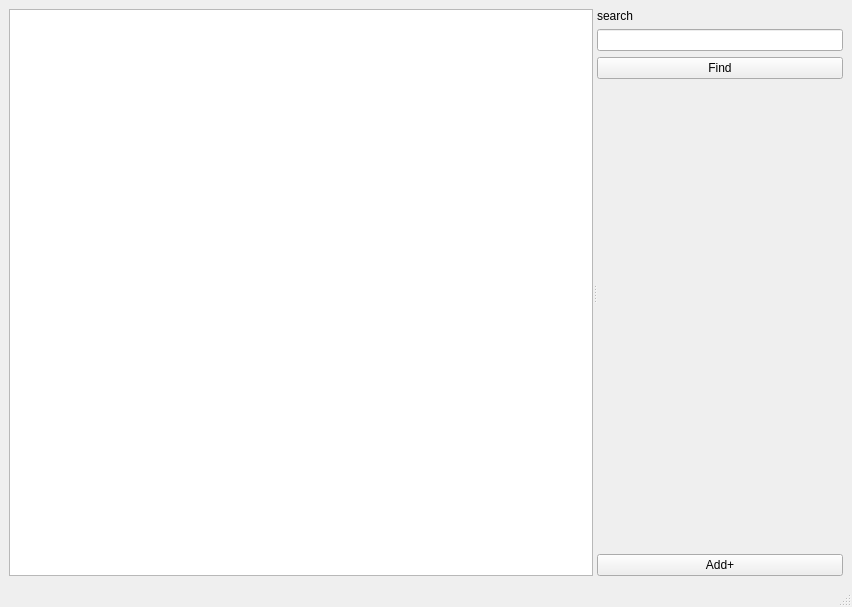
<?xml version="1.0" encoding="UTF-8"?>
<ui version="4.0">
 <class>shopView</class>
 <widget class="QMainWindow" name="shopView">
  <property name="geometry">
   <rect>
    <x>0</x>
    <y>0</y>
    <width>852</width>
    <height>607</height>
   </rect>
  </property>
  <property name="windowTitle">
   <string>MainWindow</string>
  </property>
  <widget class="QWidget" name="centralwidget">
   <layout class="QGridLayout" name="gridLayout">
    <item row="0" column="0">
     <widget class="QSplitter" name="splitter">
      <property name="orientation">
       <enum>Qt::Horizontal</enum>
      </property>
      <widget class="QListWidget" name="listWidget"/>
      <widget class="QWidget" name="">
       <layout class="QVBoxLayout" name="verticalLayout_2">
        <item>
         <layout class="QVBoxLayout" name="verticalLayout">
          <item>
           <widget class="QLabel" name="label">
            <property name="text">
             <string>search</string>
            </property>
           </widget>
          </item>
          <item>
           <widget class="QLineEdit" name="searchLineEdit"/>
          </item>
         </layout>
        </item>
        <item>
         <widget class="QPushButton" name="pushButton">
          <property name="text">
           <string>Find</string>
          </property>
         </widget>
        </item>
        <item>
         <spacer name="verticalSpacer">
          <property name="orientation">
           <enum>Qt::Vertical</enum>
          </property>
          <property name="sizeHint" stdset="0">
           <size>
            <width>20</width>
            <height>40</height>
           </size>
          </property>
         </spacer>
        </item>
        <item>
         <widget class="QPushButton" name="addBtn">
          <property name="text">
           <string>Add+</string>
          </property>
         </widget>
        </item>
       </layout>
      </widget>
     </widget>
    </item>
   </layout>
  </widget>
  <widget class="QMenuBar" name="menubar">
   <property name="geometry">
    <rect>
     <x>0</x>
     <y>0</y>
     <width>852</width>
     <height>26</height>
    </rect>
   </property>
  </widget>
  <widget class="QStatusBar" name="statusbar"/>
 </widget>
 <resources/>
 <connections/>
</ui>
